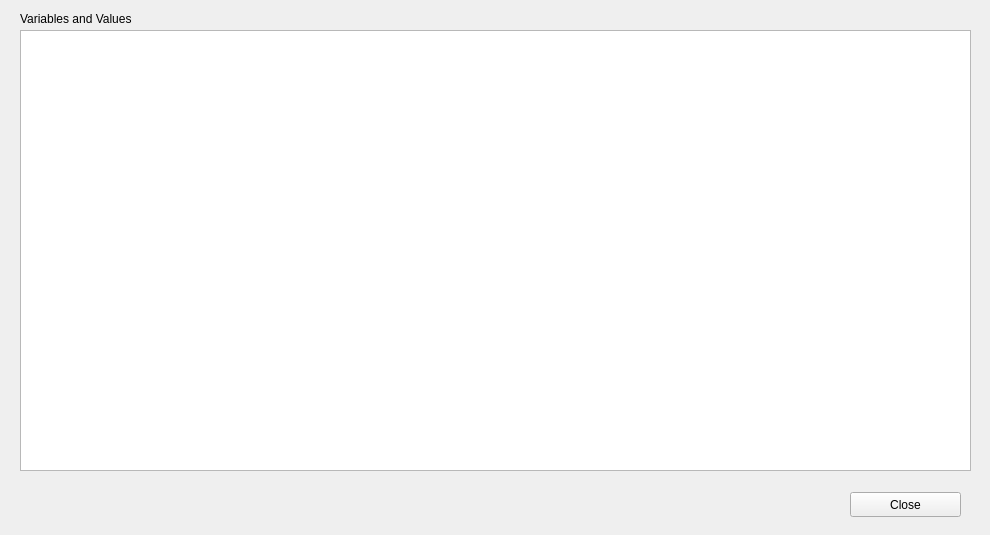
<?xml version="1.0" encoding="UTF-8"?>
<ui version="4.0">
 <class>ResultWindow</class>
 <widget class="QWidget" name="ResultWindow">
  <property name="geometry">
   <rect>
    <x>0</x>
    <y>0</y>
    <width>990</width>
    <height>535</height>
   </rect>
  </property>
  <property name="sizePolicy">
   <sizepolicy hsizetype="Fixed" vsizetype="Fixed">
    <horstretch>0</horstretch>
    <verstretch>0</verstretch>
   </sizepolicy>
  </property>
  <property name="minimumSize">
   <size>
    <width>990</width>
    <height>535</height>
   </size>
  </property>
  <property name="maximumSize">
   <size>
    <width>990</width>
    <height>535</height>
   </size>
  </property>
  <property name="windowTitle">
   <string>Results</string>
  </property>
  <widget class="QListWidget" name="varsAndValuesList">
   <property name="geometry">
    <rect>
     <x>20</x>
     <y>30</y>
     <width>951</width>
     <height>441</height>
    </rect>
   </property>
   <property name="font">
    <font>
     <family>Monospace</family>
     <pointsize>12</pointsize>
    </font>
   </property>
   <property name="sortingEnabled">
    <bool>true</bool>
   </property>
  </widget>
  <widget class="QPushButton" name="closeButton">
   <property name="geometry">
    <rect>
     <x>850</x>
     <y>492</y>
     <width>111</width>
     <height>25</height>
    </rect>
   </property>
   <property name="font">
    <font>
     <pointsize>9</pointsize>
    </font>
   </property>
   <property name="text">
    <string>Close</string>
   </property>
  </widget>
  <widget class="QLabel" name="label_15">
   <property name="geometry">
    <rect>
     <x>20</x>
     <y>10</y>
     <width>161</width>
     <height>17</height>
    </rect>
   </property>
   <property name="text">
    <string>Variables and Values</string>
   </property>
  </widget>
 </widget>
 <resources/>
 <connections/>
</ui>
